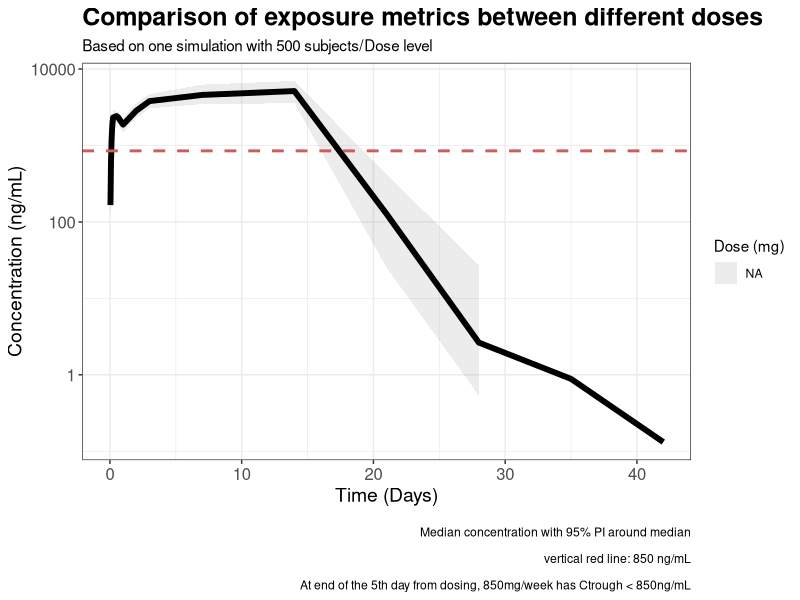
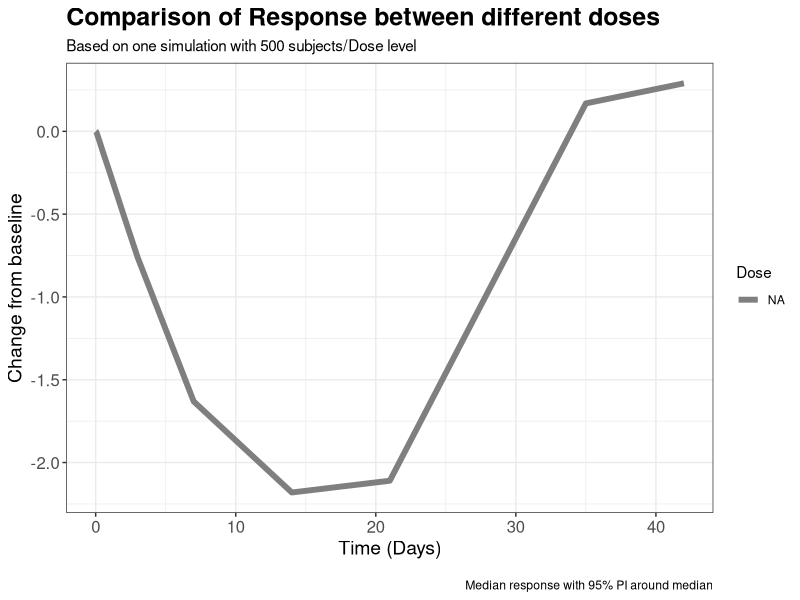
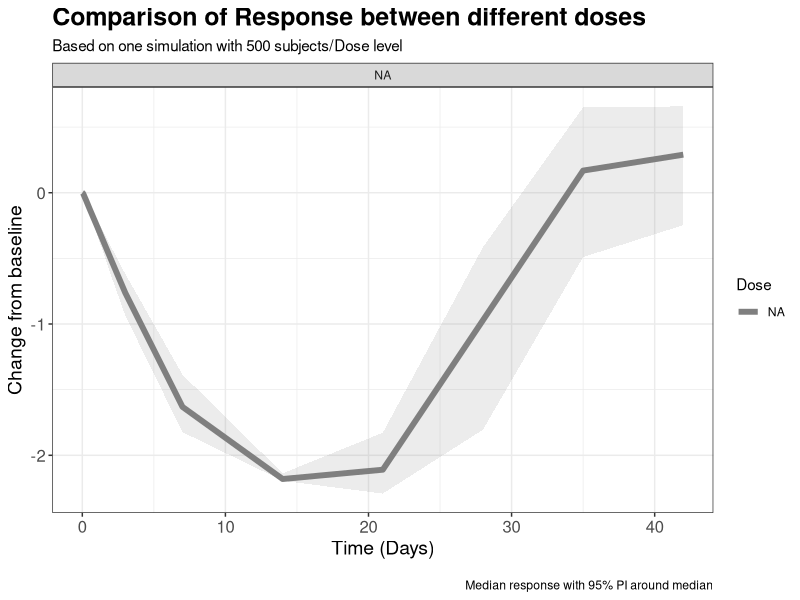
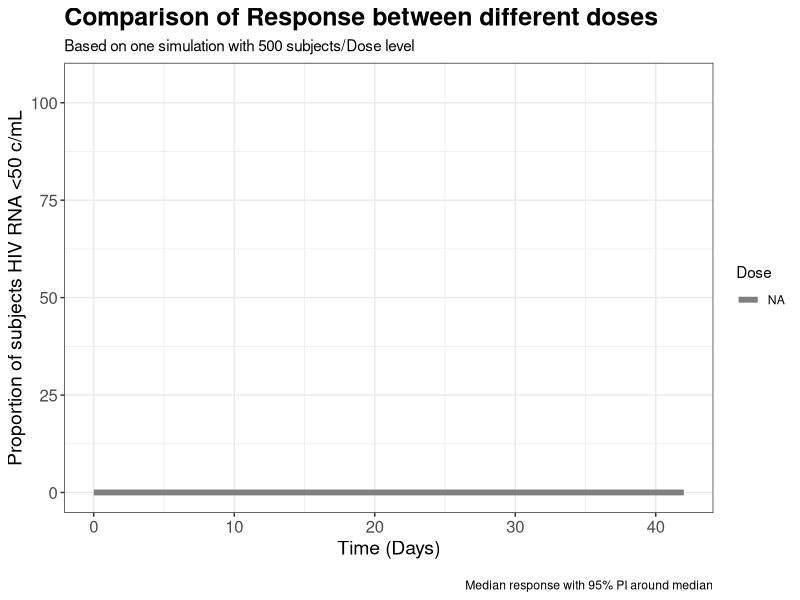
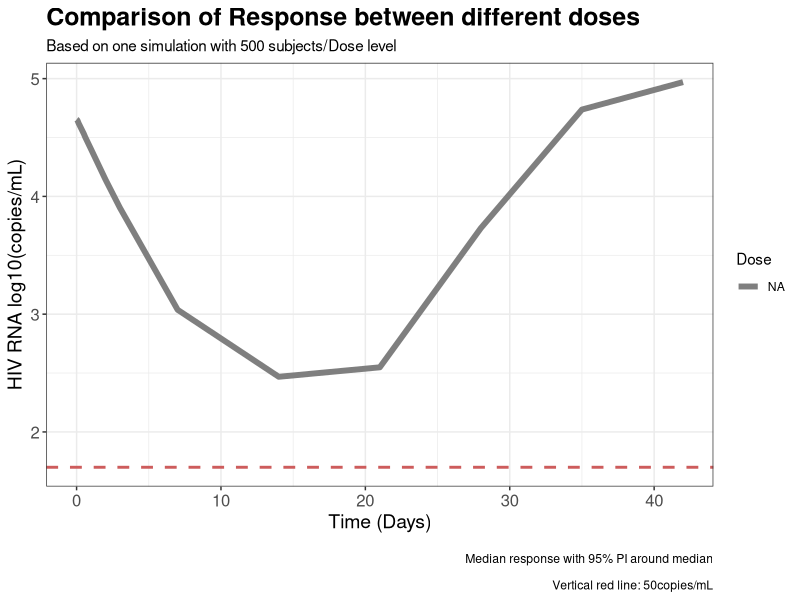
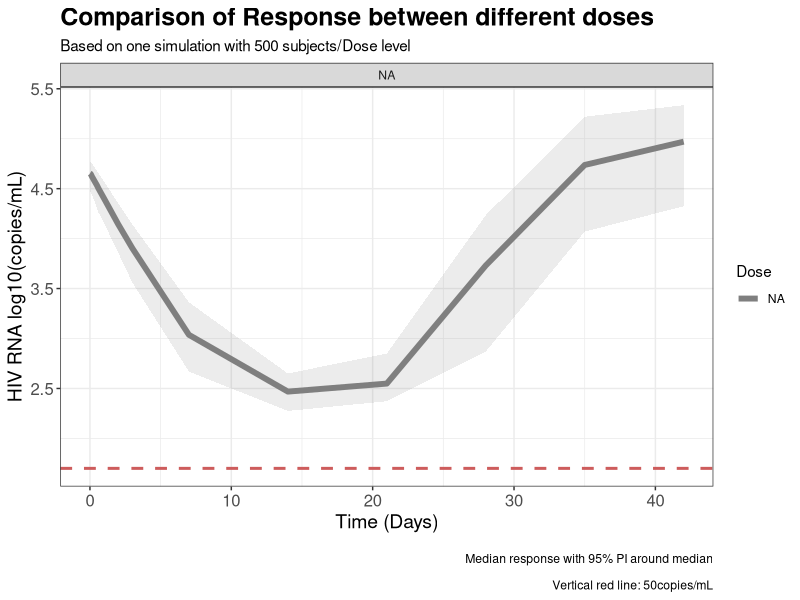

The R script that drew these images, in order:
## ---- chunk 1
library(tidyverse)

simData <- data.table::fread("pkpd_hiv_sim_short.csv")


sim_full <-  simData%>% 
  filter(evid == 0)



obsTime <- c(
  0.0, 0.04, 0.08, 0.12, 0.16, 0.2, 0.24, 0.28,
  0.5, 0.6, 1.0, 2.0, 3.0, 7.0, 14.0
)


viralData <-  c(
  0.04, 0.08, 0.12, 0.16, 0.2, 0.24, 0.28,
  0.5, 0.6)

## ---- chunk 2

upDated <-  simData %>% 
  select(id,time,Concentration,Virus,DV,evid,amt,cmt,rate,route,Dose) %>% 
  
  mutate(Concentration = ifelse(Concentration <= 0, NA, Concentration)) %>% 
  
  mutate(iDV = ifelse(time %in% viralData, NA, DV)) %>% 
  
  mutate(FLG = ifelse(iDV > 0 | amt>0, 2, 1)) %>% 
  mutate(FLG = ifelse(is.na(FLG), 1, FLG))


write.csv(file="hiv_data.csv", upDated, row.names = F,
na = "")

## ---- chunk 3
df_pre <-  sim_full %>% 
  select(id, time, Conc = Concentration, Virus, DV,  Central:AUC, Dose) %>% 
  mutate(amt = as.numeric(str_extract(Dose, "^\\d+"))) %>% 
  mutate(Dose = factor(Dose, levels = c("20 mg per day",
                                        "40 mg per day",
                                        "80 mg per day",
                                        "120 mg every day",
                                        "850 mg every week")))
## ---- chunk 4
## Calculate summary statistics
minprobs=0.25
maxprobs=0.75

sum_stat <- df_pre %>%
  group_by(time, amt) %>%
  reframe( Dose = Dose,
    Median_C=median(Conc),
            Low_percentile=quantile(Conc,probs=minprobs),
            High_percentile=quantile(Conc,probs=maxprobs)
  )  
## ---- chunk 5
ggplot(sum_stat, aes(x=time,y=Median_C, group =amt, fill = Dose)) +
  
  ## Add ribbon for variability
  geom_ribbon(aes(ymin=Low_percentile, ymax=High_percentile, x=time), alpha = 0.15, linetype=0)+
  
  ## Add median line
  geom_line(size=2) +
  
  # scale_y_log10()+
  
  # Set axis and theme
  theme_bw()+
  theme(legend.position="none")+
  scale_y_log10()+
  labs(y = "Concentration (ng/mL)",
       x = "Time (Days)", 
       fill = "Dose (mg)",
       caption = "\n Median concentration with 95% PI around median
                  \n vertical red line: 850 ng/mL
                  \n At end of the 5th day from dosing, 850mg/week has Ctrough < 850ng/mL",
       title = "Comparison of exposure metrics between different doses",
       subtitle = "Based on one simulation with 500 subjects/Dose level")+
  theme_bw() +
  theme(
    plot.title = element_text(size = 18, face = "bold"),  # Increase title size
    axis.title.x = element_text(size = 14),             # Increase x-axis label size
    axis.title.y = element_text(size = 14),             # Increase y-axis label size
    axis.text = element_text(size = 12)                 # Increase tick label size
  )+
  geom_hline(aes(yintercept = 850), color = "indianred", linewidth = 1, linetype = 2)
## ---- chunk 6
options(scipen = 99999)

df_pre <-  sim_full %>% 
  select(id, time, Conc = Concentration, Virus, DV,  Central:AUC, Dose) %>% 
  mutate(amt = as.numeric(str_extract(Dose, "^\\d+"))) %>% 
  mutate(Dose = factor(Dose, levels = c("20 mg per day",
                                        "40 mg per day",
                                        "80 mg per day",
                                        "120 mg every day",
                                        "850 mg every week")))

bsl <- df_pre %>% 
  filter(time==0) %>% 
  mutate(V0 = Virus) %>% 
  select(id, V0)

df <- df_pre %>% 
  left_join(bsl) %>% 
  mutate(CHB = Virus-V0,
    RCHB = 100*(Virus-V0)/V0) %>% 
  mutate(RCHB = signif(RCHB, digits = 2))


propT <- df_pre %>% 
  mutate(TargetYes = ifelse(Virus<1.69, "Yes", "No")) %>% 
  filter(TargetYes == "No") %>% 
  group_by(Dose,time,TargetYes) %>% 
  reframe(nSub = n()) %>% 
  mutate(Perc = 100-(100*(nSub/100)))

sum_stat_res <- df %>%
  group_by(time, amt) %>%
  reframe( Dose = Dose,
           Median_R=median(CHB),
           Low_percentile=quantile(CHB,probs=minprobs),
           High_percentile=quantile(CHB,probs=maxprobs)
  )

sum_stat_dv <- df %>%
  group_by(time, amt) %>%
  reframe( Dose = Dose,
           Median_R=median(Virus),
           Low_percentile=quantile(Virus,probs=minprobs),
           High_percentile=quantile(Virus,probs=maxprobs)
  )
## ---- chunk 7
ggplot(sum_stat_res, aes(x=time,y=Median_R, group = amt)) +
  
  ## Add ribbon for variability
  # geom_ribbon(aes(ymin=Low_percentile, ymax=High_percentile, x=time, fill = Dose), 
  #             alpha = 0.15, linetype=0, show.legend = F)+
  
  ## Add median line
  geom_line(size=2, aes(color = Dose)) +
  theme_bw()+
  theme(legend.position="none")+
  labs(y = "Change from baseline",
       x = "Time (Days)", 
       fill = "Dose (mg)",
       caption = "\n Median response with 95% PI around median",
       title = "Comparison of Response between different doses",
       subtitle = "Based on one simulation with 500 subjects/Dose level")+
  theme_bw() +
  theme(
    plot.title = element_text(size = 18, face = "bold"),  # Increase title size
    axis.title.x = element_text(size = 14),             # Increase x-axis label size
    axis.title.y = element_text(size = 14),             # Increase y-axis label size
    axis.text = element_text(size = 12)                 # Increase tick label size
  )

## ---- chunk 8
ggplot(sum_stat_res, aes(x=time,y=Median_R, group = amt)) +
  
  ## Add ribbon for variability
  geom_ribbon(aes(ymin=Low_percentile, ymax=High_percentile, x=time, fill = Dose),
              alpha = 0.15, linetype=0, show.legend = F)+
  
  ## Add median line
  geom_line(size=2, aes(color = Dose)) +
  theme_bw()+
  theme(legend.position="none")+
  labs(y = "Change from baseline",
       x = "Time (Days)", 
       fill = "Dose (mg)",
       caption = "\n Median response with 95% PI around median",
       title = "Comparison of Response between different doses",
       subtitle = "Based on one simulation with 500 subjects/Dose level")+
  theme_bw() +
  theme(
    plot.title = element_text(size = 18, face = "bold"),  # Increase title size
    axis.title.x = element_text(size = 14),             # Increase x-axis label size
    axis.title.y = element_text(size = 14),             # Increase y-axis label size
    axis.text = element_text(size = 12)                 # Increase tick label size
  )+
  facet_wrap(. ~ Dose)

## ---- chunk 9

ggplot(propT, aes(x=time,y=Perc, group = Dose)) +
  
  ## Add ribbon for variability
  # geom_ribbon(aes(ymin=Low_percentile, ymax=High_percentile, x=time, fill = Dose), 
  #             alpha = 0.15, linetype=0, show.legend = F)+
  
  ## Add median line
  geom_line(size=2, aes(color = Dose)) +
  theme_bw()+
  theme(legend.position="none")+
  labs(y = "Proportion of subjects HIV RNA <50 c/mL",
       x = "Time (Days)", 
       fill = "Dose (mg)",
       caption = "\n Median response with 95% PI around median",
       title = "Comparison of Response between different doses",
       subtitle = "Based on one simulation with 500 subjects/Dose level",
  )+
  theme_bw() +
  ylim(0,105)+
  theme(
    plot.title = element_text(size = 18, face = "bold"),  # Increase title size
    axis.title.x = element_text(size = 14),             # Increase x-axis label size
    axis.title.y = element_text(size = 14),             # Increase y-axis label size
    axis.text = element_text(size = 12)                 # Increase tick label size
  )
## ---- chunk 10
ggplot(sum_stat_dv, aes(x=time,y=Median_R, group = amt)) +
  
  ## Add ribbon for variability
  # geom_ribbon(aes(ymin=Low_percentile, ymax=High_percentile, x=time, fill = Dose), 
  #             alpha = 0.15, linetype=0, show.legend = F)+
  
  ## Add median line
  geom_line(size=2, aes(color = Dose)) +
  theme_bw()+
  theme(legend.position="none")+
  labs(y = "HIV RNA log10(copies/mL)",
       x = "Time (Days)", 
       fill = "Dose (mg)",
       caption = "\n Median response with 95% PI around median
                  \n Vertical red line: 50copies/mL",
       title = "Comparison of Response between different doses",
       subtitle = "Based on one simulation with 500 subjects/Dose level")+
  theme_bw() +
  theme(
    plot.title = element_text(size = 18, face = "bold"),  # Increase title size
    axis.title.x = element_text(size = 14),             # Increase x-axis label size
    axis.title.y = element_text(size = 14),             # Increase y-axis label size
    axis.text = element_text(size = 12)                 # Increase tick label size
  )+
  geom_hline(aes(yintercept = 1.7), color = "indianred", linewidth = 1, linetype = 2)

## ---- chunk 11
ggplot(sum_stat_dv, aes(x=time,y=Median_R, group = amt)) +
  
  ## Add ribbon for variability
  geom_ribbon(aes(ymin=Low_percentile, ymax=High_percentile, x=time, fill = Dose),
              alpha = 0.15, linetype=0, show.legend = F)+
  
  ## Add median line
  geom_line(size=2, aes(color = Dose)) +
  theme_bw()+
  theme(legend.position="none")+
  labs(y = "HIV RNA log10(copies/mL)",
       x = "Time (Days)", 
       fill = "Dose (mg)",
       caption = "\n Median response with 95% PI around median
                  \n Vertical red line: 50copies/mL",
       title = "Comparison of Response between different doses",
       subtitle = "Based on one simulation with 500 subjects/Dose level")+
  theme_bw() +
  theme(
    plot.title = element_text(size = 18, face = "bold"),  # Increase title size
    axis.title.x = element_text(size = 14),             # Increase x-axis label size
    axis.title.y = element_text(size = 14),             # Increase y-axis label size
    axis.text = element_text(size = 12)                 # Increase tick label size
  )+
  facet_wrap(. ~ Dose)+
  geom_hline(aes(yintercept = 1.7), color = "indianred", linewidth = 1, linetype = 2)

